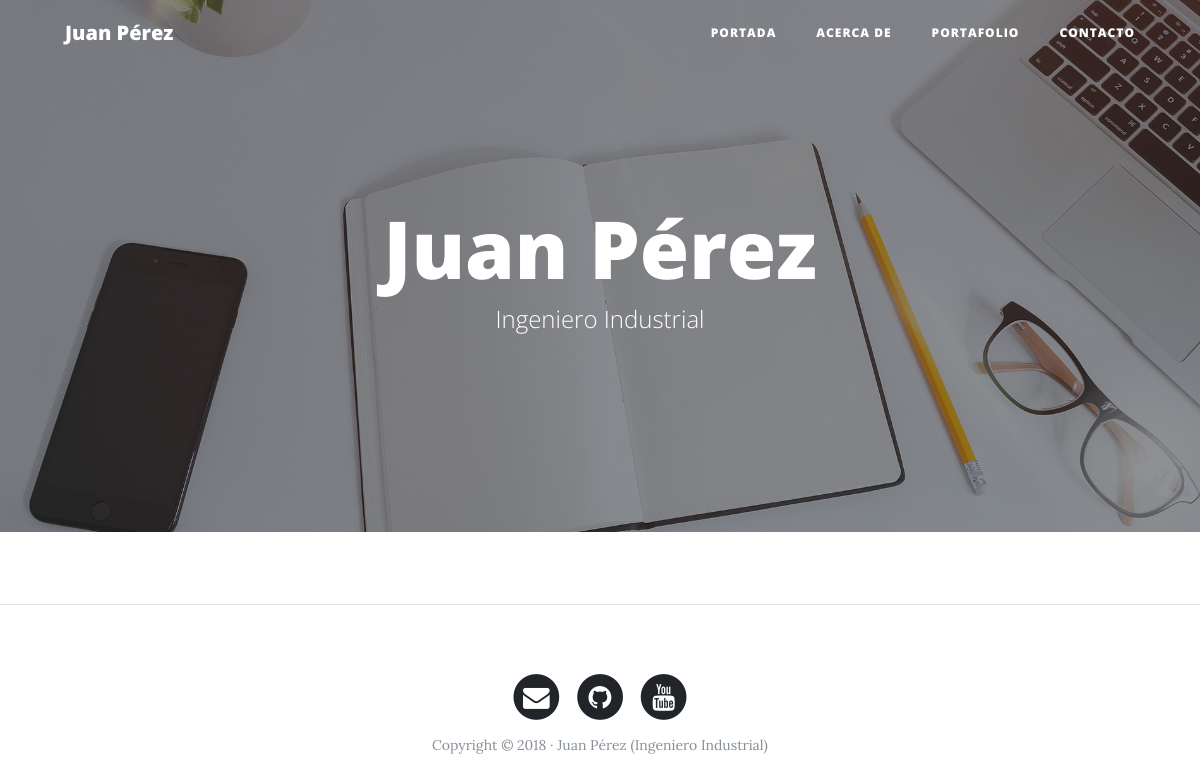
/portfolio/, run on an earlier commit of the app's database.
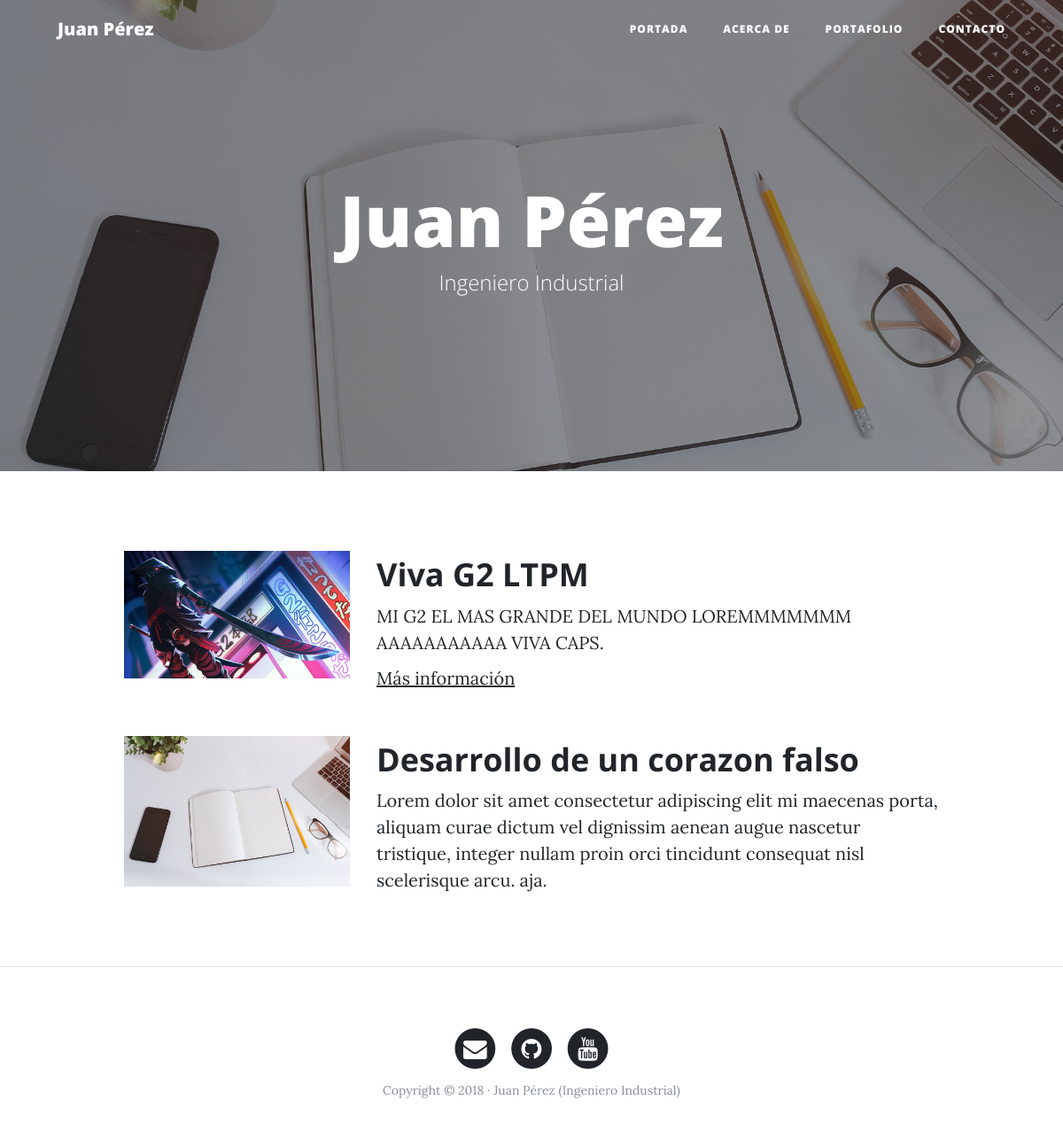
And on a later commit of the database.
### portfolio/models.py (models this page shows, shortened)
class Project(models.Model):
    title = models.CharField(max_length=255, verbose_name="Titulo")
    description = models.TextField(verbose_name="Descripcion")
    image = models.ImageField(verbose_name="Imagen", upload_to="projects")
    link = models.URLField(verbose_name="Direccion Web", null=True, blank=True)
    created = models.DateTimeField(auto_now_add=True, verbose_name="Fecha de creacion")
    updated = models.DateTimeField(auto_now=True, verbose_name="Fecha de edicion")
    class Meta:
        verbose_name = "projecto"
        verbose_name_plural = "projectos"
        ordering = ["-created"]

### portfolio/views.py (the view)
# urls.py: path("portfolio/", porfolio_views.portfolio, name="portfolio"),
def portfolio(request):
    projects = Project.objects.all()
    return render(request, "portfolio/portfolio.html", {'projects': projects})

### portfolio/templates/portfolio/portfolio.html (shortened to what this page needs)
{% extends 'core/base.html' %}
{% block background %}{% load static %}{% static 'core/img/portfolio-bg.jpg' %}{% endblock %}
{% block headers %}
<h1>Juan Pérez</h1>
<span class="subheading">Ingeniero Industrial</span>
{% endblock %}
{% block content %}
    {% for project in projects %}
        <div class="row project">
          <div class="col-lg-3 col-md-4 offset-lg-1">
              <img class="img-fluid" src="{{project.image.url}}" alt="">
          </div>
          <div class="col-lg-7 col-md-8">
              <h2 class="section-heading title">{{project.title}}</h2>
              <p>{{project.description}}</p>
              {% if project.link %}
                  <p><a href="{{project.link}}">Más información</a></p>
              {% endif %}
          </div>
        </div>
    {% endfor %}
{% endblock %}

### core/templates/core/base.html (shortened to what this page needs)
<!DOCTYPE html>
<html lang="es">
  <head>
    {% load static %}
    <link href="{% static 'core/vendor/bootstrap/css/bootstrap.min.css' %}" rel="stylesheet">
    <link href="{% static 'core/vendor/font-awesome/css/font-awesome.min.css' %}" rel="stylesheet" type="text/css">
    <link href="{% static 'core/css/clean-blog.min.css' %}" rel="stylesheet">
  </head>
  <body>
    <nav class="navbar navbar-expand-lg navbar-light fixed-top" id="mainNav">
      <div class="container">
        <a class="navbar-brand" href="{% url 'home' %}">Juan Pérez</a>
        <div class="collapse navbar-collapse" id="navbarResponsive">
          <ul class="navbar-nav ml-auto">
            <li class="nav-item">
              <a class="nav-link" href="{% url 'home' %}">Portada</a>
            </li>
            <li class="nav-item">
              <a class="nav-link" href="{% url 'about' %}">Acerca de</a>
            </li>
            <li class="nav-item">
              <a class="nav-link" href="{% url 'portfolio' %}">Portafolio</a>
            </li>
            <li class="nav-item">
              <a class="nav-link" href="{% url 'contact' %}">Contacto</a>
            </li>
          </ul>
        </div>
      </div>
    </nav>
    <header class="masthead" style="background-image: url('{% block background %}{% endblock %}')">
      <div class="overlay"></div>
      <div class="container">
        <div class="row">
          <div class="col-lg-8 col-md-10 mx-auto">
            <div class="site-heading">
              {% block headers %}{% endblock %}
            </div>
          </div>
        </div>
      </div>
    </header>
    <div class="container">
      {% block content %}{% endblock %}
    </div>
    {% if request.path != "/" %}<hr>{% endif %}
    <footer>
      <div class="container">
        <div class="row">
          <div class="col-lg-8 col-md-10 mx-auto">
            <ul class="list-inline text-center">
              <li class="list-inline-item">
                <a href="#">
                  <span class="fa-stack fa-lg">
                    <i class="fa fa-circle fa-stack-2x"></i>
                    <i class="fa fa-envelope fa-stack-1x fa-inverse"></i>
                  </span>
                </a>
              </li>
              <li class="list-inline-item">
                <a href="#">
                  <span class="fa-stack fa-lg">
                    <i class="fa fa-circle fa-stack-2x"></i>
                    <i class="fa fa-github fa-stack-1x fa-inverse"></i>
                  </span>
                </a>
              </li>
              <li class="list-inline-item">
                <a href="#">
                  <span class="fa-stack fa-lg">
                    <i class="fa fa-circle fa-stack-2x"></i>
                    <i class="fa fa-youtube fa-stack-1x fa-inverse"></i>
                  </span>
                </a>
              </li>
            </ul>
            <p class="copyright text-muted">Copyright &copy; 2018 · Juan Pérez (Ingeniero Industrial) </p>
          </div>
        </div>
      </div>
    </footer>
  </body>
</html>

What changed in the data, as far as the page shows it:
added Project: image (picture), title "Viva G2 LTPM", description "MI G2 EL MAS GRANDE DEL MUNDO LOREMMMMMMM AAAAAAAAAAA VIVA CAPS."
added Project: image (picture), title "Desarrollo de un corazon falso", description "Lorem dolor sit amet consectetur adipiscing elit mi maecenas porta, aliquam curae dictum vel dignissim aenean augue nascetur tristique, integer nullam proin orci tincidunt consequat nisl scelerisque arcu. aja."
